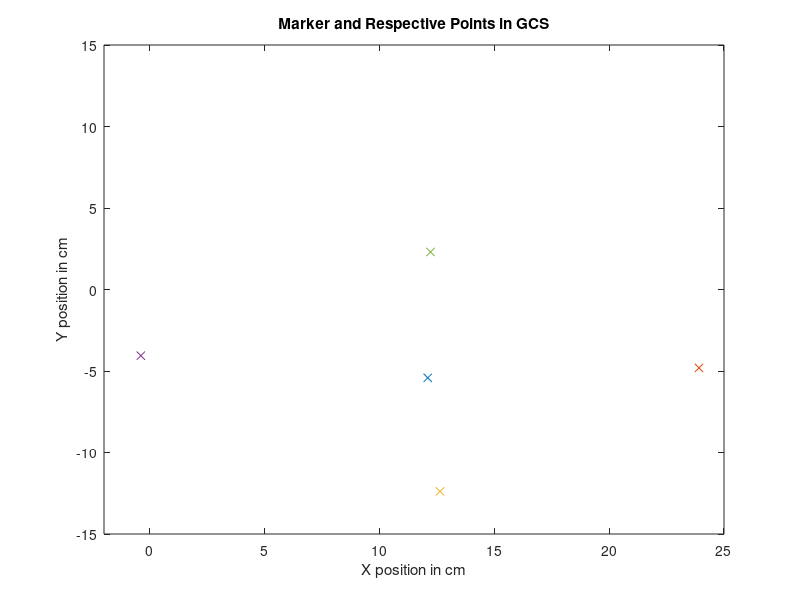

This figure's MATLAB source: (Note: this script raises an error after producing the figure.)
%% SCRIPT for making plots of known points 

%   HT_marker % gives HT of marker in GCS
%% *NOTE THIS IS GRABBING THE MARKER OF THE POINTER TOOL NOT THE TIP OF IT

% HT =
%    1.0e+02 *
%   Columns 1 through 3
% 
%    0.009974577250615   0.000583450886642  -0.000409137793886                 
%   -0.000544623572142   0.009944216583374   0.000903294917300
%    0.000459558305524  -0.000878715884589   0.009950711761376
%                    0                   0                   0
% 
%   Column 4
% 
%    1.209811172485352
%   -0.541967926025391
%    0.029733953475952
%    0.010000000000000
%  


HT_marker =[0.009974577250615 0.000583450886642 -0.000409137793886 1.209811172485352;-0.000544623572142 0.009944216583374 0.000903294917300 -0.541967926025391;0.000459558305524 -0.000878715884589 0.009950711761376 0.029733953475952;0 0 0 1];
HT_marker =HT_marker*10^2; 
HT_marker(4,4) = 1;

% 
% HT_probe =
% 
%    1.0e+02 *
% 
%   Columns 1 through 3
% 
%   -0.008472358621040   0.000091498731631  -0.005311380929532
%   -0.000629539017062  -0.009945351029403   0.000832870654989
%   -0.005274734118653   0.001040010040363   0.008431818255481
%                    0                   0                   0
% 
%   Column 4
% 
%    2.391045684814453
%   -0.481037788391113
%    0.147910709381104
%    0.010000000000000
%    
 HT_probe1 = [-0.008472358621040 0.000091498731631 -0.005311380929532 2.391045684814453;-0.000629539017062 -0.009945351029403  0.000832870654989 -0.481037788391113;-0.005274734118653 0.001040010040363 0.008431818255481 0.147910709381104;0 0 0 1];
 HT_probe1 = HT_probe1*10^2;
 HT_probe1(4,4)=1;

% 
% HT_probe =
% 
%    1.0e+02 *
% 
%   -0.009998957530032   0.000054825273849  -0.000133575828538   1.263274536132813
%   -0.000071342811058  -0.009918858471452   0.001269313525734  -1.238341598510742
%   -0.000125532927683   0.001270134171121   0.009918215599160   0.174238567352295
%                    0                   0                   0   0.010000000000000
                   
 HT_probe2=[-0.009998957530032 0.000054825273849 -0.000133575828538 1.263274536132813;-0.000071342811058 -0.009918858471452 0.001269313525734 -1.238341598510742;-0.000125532927683 0.001270134171121 0.009918215599160 0.174238567352295;0 0 0 1]*10^2;
 HT_probe2(4,4) =1;
 
 
 
 
% HT_probe =
% 
%   -0.999302782323201   0.026871031373058   0.025920974404091  -3.947761774063110
%   -0.024344378729772  -0.995340407118003   0.093299652638316 -40.604423522949219
%    0.028307251109403   0.092603572453319   0.995300596756333  11.295743942260742
%                    0                   0                   0   1.000000000000000

HT_probe3 = [-0.999302782323201   0.026871031373058   0.025920974404091  -3.947761774063110;-0.024344378729772  -0.995340407118003   0.093299652638316 -40.604423522949219; 0.028307251109403   0.092603572453319   0.995300596756333  11.295743942260742;0 0 0 1];
 



% HT_probe =
% 
%    1.0e+02 *
% 
%   -0.000051153073344  -0.009999855310579   0.000016647239379   1.221812667846680
%    0.009600678823753  -0.000053767691372  -0.002797154832773   0.230246334075928
%    0.002797203869264   0.000001674173227   0.009600814950353   0.056256632804871
%                    0                   0                   0   0.010000000000000


HT_probe4 = [-0.000051153073344  -0.009999855310579   0.000016647239379   1.22181266784668; 0.009600678823753  -0.000053767691372  -0.002797154832773   0.230246334075928; 0.002797203869264   0.000001674173227   0.009600814950353   0.056256632804871;0 0 0 1]*10^2;
HT_probe4(4,4) =1;




% 2D PLOT FOR MARKER 
% Quiver(Xpnt Xpnt,Ypnt Ypnt,Xmag1, Xmag2,Ymag1 Ymag2)
quiver(HT_marker([1 1],4)',HT_marker([2 2],4)',HT_marker(1,1:2),HT_marker(2,1:2))
text(HT_marker(1,4)+HT_marker(1,1:2),HT_marker(2,4)+HT_marker(2,1:2),{'x','y'})
title('2D location of marker in GCS')




%3D PLOT FOR MARKER 
quiver3(HT_marker([1 1 1],4)',HT_marker([2 2 2],4)',HT_marker([3 3 3],4)',HT_marker(1,1:3),HT_marker(2,1:3),HT_marker(3,1:3))
text(HT_marker(1,4)+HT_marker(1,1:3),HT_marker(2,4)+HT_marker(2,1:3),HT_marker(3,4)+HT_marker(3,1:3),{'x','y','z'})
title('3D location of marker in GCS')

 
% 2D PLOT OF MARKER LOCATION AND DIGITIZED POINTS
plot(HT_marker(1,4)/10,HT_marker(2,4)/10,'x')
hold on
plot(HT_probe1(1,4)/10,HT_probe1(2,4)/10,'x')
plot(HT_probe2(1,4)/10,HT_probe2(2,4)/10,'x')
plot(HT_probe3(1,4)/10,HT_probe3(2,4)/10,'x')
plot(HT_probe4(1,4)/10,HT_probe4(2,4)/10,'x')
xlim([-2 25])
ylim([-15 15])
title('Marker and Respective Points in GCS')
xlabel('X position in cm')
ylabel('Y position in cm')


        %% Transforming to get tip of pointer in LCS
        
        
        %This if for when tip is 10cm in x and 5cm in down in y away fronm
        %GCS
        
        %Tip is about same in x and -5 y as lCS
        
        
        
        %    1.0e+02 *
% 
%    0.009975976794355   0.000572612187871  -0.000389874698840   1.207168350219727
%   -0.000537520656239   0.009948634712389   0.000857752239030  -0.541205215454102
%    0.000436988034861  -0.000834735072790   0.009955513990530   0.029542670249939
%                    0                   0                   0   0.010000000000000

     
  HT_marker =[0.009975976794355   0.000572612187871  -0.000389874698840   1.207168350219727;  -0.000537520656239   0.009948634712389   0.000857752239030  -0.541205215454102;   0.000436988034861  -0.000834735072790   0.009955513990530   0.029542670249939;0 0 0 1]*10^2;
  HT_marker(4,4) =1 ;

% 
% HT_probe =
% 
%    1.0e+02 *
% 
%    0.009997543049848   0.000221583560696   0.000005804485998   1.205878829956055
%   -0.000220237049375   0.009900356631282   0.001390839392424  -3.002082824707031
%    0.000025072066349  -0.001390625506405   0.009902804253969   0.407292633056641
%                    0                   0                   0   0.010000000000000


      
 HT_probe = [0.009997543049848   0.000221583560696   0.000005804485998   1.205878829956055; -0.000220237049375   0.009900356631282   0.001390839392424  -3.002082824707031;0.000025072066349  -0.001390625506405   0.009902804253969   0.407292633056641;0 0 0 1]*10^2;
 HT_probe(4,4)=1;

 
 
% XP =
% 
%    1.0e+02 *
% 
%    0.005840000000000
%    1.721680000000000
%   -0.068890000000000
%    0.010000000000000
%         
%         
         
XP= [ 0.005840000000000;1.721680000000000;-0.068890000000000;1]*10^2;
   

      
    



%% TESTING QUAT,BL HTs

% load('MetriaData')

metdata = metdata1;

markeridx = find(metdata==73);

probeidx = find(metdata==9);

quat_RB =metdata(markeridx(1)+(4:7));
size(quat_RB) ;
quat_pointer = metdata(probeidx(1)+(4:7));

 quat_RB= circshift(quat_RB,1,2); % added to compensate for quaternion shifted by 1 -- needed to update for 2014 matlab
 quat_pointer = circshift(quat_pointer,1,2);

% XYZ point 
P_RB = metdata(:,markeridx(1)+(1:3))';
P_pointer = metdata(:,probeidx(1)+(1:3))';

% % Each quaternion represents a 3D rotation and is of the form 
% % q = [w(SCALAR REAL) qx qy qz]
% 
%  HT_UDP = quat2tform(Quat_UDP);
%  HT_UDP(1:3,4) = P;
%  HT_UDP
% 
% Now have HT matrix like is outout from MOCAP
%KCS 2.9.21 need to convert to HT from Quaternion without quat2tform for
%MATLAB 2014
% HT_marker = quat2tform(quat_RB);
HT_marker = Quaternion2tForm(quat_RB);
HT_marker(1:3,4,:) = P_RB;

HT_marker


% HT_probe = quat2tform(quat_pointer) ; 
HT_probe = Quaternion2tForm(quat_pointer);
HT_probe(1:3,4,:) = P_pointer;

% This will give the location of the pointer tool MARKER not the tip... 
HT_probe 
   
        


 %HT marker in GCS
  TRB_G = HT_marker; % This should give the location of the marker on the sheet of paper not the pointer tool
        
  % offset of the tip of the pointer tool from the marker in that
  % markers cs
  
  load('Marker9Offset.mat');
 
  XP = ID9;

  %Getting tip of pointer tool in GCS
  Ptip_G =HT_probe*XP;
       
  %GCS to RB frame
   TG_RB = inv(TRB_G);
        
   %Tip of pointer tool in LCS 
    Ptip_RB = TG_RB*Ptip_G;
    
 
        
   %Getting RB marker in it's own CS IE LCS -- should be about 0001

    PRB_RB = TG_RB*TRB_G(:,4); % Point of RGB in it's own CS
       
    TRB_RB = TG_RB*TRB_G; %HT for RGB marker in its own CS

    
    
    % POINTER TIP AT GCS ORIGIN  metdata1pointertipatGCSorigin.mat
    
    
  
    % Plots - Tip of pointer and RGB
    
    % IN GLOBAL CS
    figure
 
    plot(Ptip_G(1,1)/10,Ptip_G(2,1)/10,'x') %pointer tool tip in GCS
     hold on
     text((Ptip_G(1,1)/10)+.1,Ptip_G(2,1)/10,{'Pointer Tool Tip'});
%     plot(HT_marker(1,4)/10,HT_marker(2,4)/10,'x') % RGB marker location in GCS
    quiver(HT_marker([1 1],4)'/10,HT_marker([2 2],4)'/10,HT_marker(1,1:2),HT_marker(2,1:2)) % Location and unit vectors for RGB marker
    text(HT_marker(1,4)/10+HT_marker(1,1:2),HT_marker(2,4)/10+HT_marker(2,1:2),{'x','y'})
    text(HT_marker(1,4)/10,(HT_marker(2,4)/10)+.1,{'RGB Marker'})
%     xlim([-5 25])
%     ylim([-5 5])
    title('Global CS')
    xlabel('X position in cm')
    ylabel('Y position in cm')

    
    
    % IN LOCAL CS OF THE RB MARKER

    figure
    plot(Ptip_RB(1,1)/10,Ptip_RB(2,1)/10,'x') % Tip of pointer in LCS of RGB 
    text(Ptip_RB(1,1)/10,(Ptip_RB(2,1)/10)+1,{'Tip of Pointer'})
    hold on
    text(PRB_RB(1,1)/10,PRB_RB(2,1)/10+1.5,{'RGB Marker'}) % RGB IN OWN CS SHOULD BE ABOUT 0001
    quiver(TRB_RB([1 1],4)'/10,TRB_RB([2 2],4)'/10,TRB_RB(1,1:2),TRB_RB(2,1:2)) % Location and unit vectors for RGB marker
    text(TRB_RB(1,4)/10+TRB_RB(1,1:2),TRB_RB(2,4)/10+TRB_RB(2,1:2),{'x','y'})
    xlim([-10 10])
    ylim([-15 15])
    title('LCS of marker')
    xlabel('X position in cm')
    ylabel('Y position in cm')

    
    
    % Pointer tool marker at GCS  origin -- metdata1markeratorigin
    figure
    plot(Ptip_G(1,1)/10,Ptip_G(2,1)/10,'x') %pointer tool tip in GCS
    plot(HT_marker(1,4)/10,HT_marker(2,4)/10,'x') % RGB marker in GCS

    xlim([-7 15])
    ylim([-18 10])
    title('GCS ')
    xlabel('X position in cm')
    ylabel('Y position in cm')
    


    
